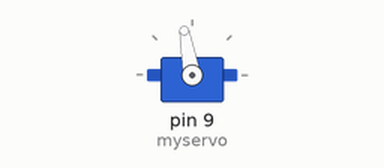
A sketch run on a simulated Arduino Uno, built with avr-gcc and run on an emulated ATmega328P. Shown: servo.

Above: at 0.05 s.
At 4.05 s:
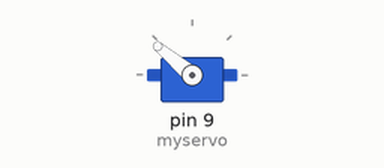
At 5.9 s:
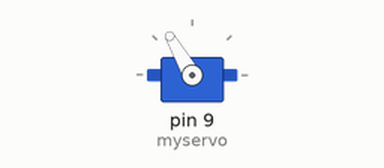
Timing chart, 0 to 9.0 s (numbered marks = the images above):
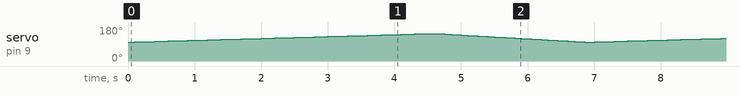

The sketch:

servo-test.ino
```cpp
#include <Servo.h>

Servo myservo;//Servoオブジェクトの宣言

int pos = 0;    // variable to store the servo position
int posMin = 100;
int posMax = 145;

void setup() {
  myservo.attach(9);//servo変数をピンに割り当てる、ここでは9番ピン
  myservo.write(90);//角度を指定、ここでは90度

}

void loop() {
  for (pos = posMin; pos <= posMax; pos += 1) { // goes from 0 degrees to 90 degrees
    // in steps of 1 degree
    myservo.write(pos);              // tell servo to go to position in variable 'pos'
    delay(100);                       // waits 15ms for the servo to reach the position
  }
  for (pos = posMax; pos >= posMin; pos -= 1) { // goes from 180 degrees to 0 degrees
    myservo.write(pos);              // tell servo to go to position in variable 'pos'
    delay(50);                       // waits 15ms for the servo to reach the position
  }

}
```
